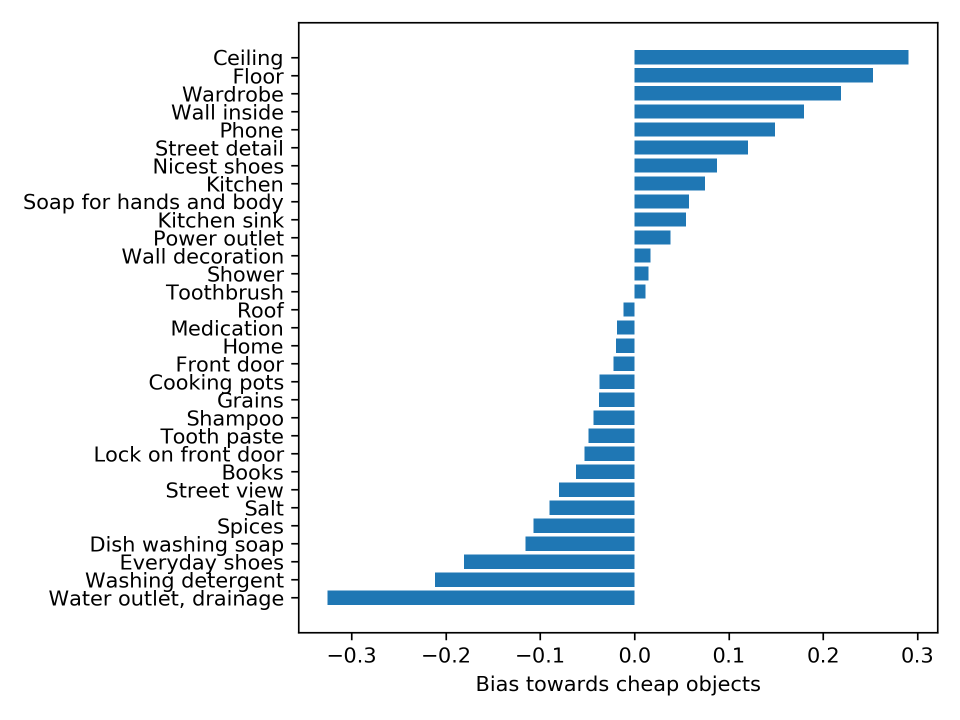
#> input picture data/income_bias.png, 1920 x 1440 px (shown at 1/2 size)
$ python -i 'Income Bias.py'   (imports and definitions only)
#> lines starting #> are read from the running program, lines starting #| are printed output that depends on the picture
### prepare_ds_data.py
import os, sys
from openpyxl import load_workbook
import numpy as np
import argh
import pandas as pd
from collections import Counter
from matplotlib import pyplot as plt


HOME_DIR = os.path.curdir
DATA_DIR = HOME_DIR + '/data'


def load_ds(dir=DATA_DIR):
    wb = load_workbook(filename=os.path.join(dir, 'DS images to Anita without country.xlsx'))
    ds = []
    rows = list(wb['Sheet1'].rows)
    for row in rows[1:]:
        ds.append(tuple(cell.value for cell in row[:-1]) + tuple([float(row[-1].value)]))
    types = [(k.value, 'U500') for k in rows[0][:-1]] + [(rows[0][-1].value, float)]
    dsa = np.array(ds, dtype=types)
    return dsa


# [17 lines left out: function plot_ds_stats, not called in this run]


def most_common_topics(n=16, dir=DATA_DIR):
    dsa = load_ds(dir)
    topics = Counter(dsa['topics']).most_common(n)
    topics = [t.replace('/', '_') for t, _ in topics]
    return topics


# [42 lines left out: functions wget_topic_images, wget_most_common_topic_images, create_income_quantile_images_dict, not called in this run]


# [3 lines that do not run on import are left out]

### Income Bias.py
#!/usr/bin/env python
# coding: utf-8

# ```
# Copyright 2021 Twitter, Inc.
# SPDX-License-Identifier: Apache-2.0
# ```
#
# ## Income Bias Analysis
#
# This notebook is to produce results from image cropping. We conduct the analysis on the Wikipedia data.
#
# Results are recorded in .txt files.

# In[72]:


import math
import os
import random
import shlex
import subprocess
import sys
import time
from pathlib import Path

# print(sys.path)
# !pip install argh
sys.path.append('/home/river/twitter_thumbnail')
import prepare_ds_data as prep_ds


import matplotlib.image as mpimg
import matplotlib.pyplot as plt
import numpy as np
import pandas as pd
from IPython.display import display
from matplotlib.patches import Rectangle
from PIL import Image

## Add seed for reproducibility
# [2 lines not run here, left out]


# In[2]:


# ! rm -rf attached


# In[3]:


import platform

BIN_MAPS = {"Darwin": "mac", "Linux": "linux"}

HOME_DIR = Path("../").expanduser()

# [8 lines of commented-out code are left out]

sys.path.append(str(HOME_DIR / "src"))
bin_dir = HOME_DIR / Path("./bin")
bin_path = bin_dir / BIN_MAPS[platform.system()] / "candidate_crops"
model_path = bin_dir / "fastgaze.vxm"
data_dir = HOME_DIR / Path("./data/")
# [1 line not run here, left out]


# # # Collecting and Cleaning Data
#
# # In[4]:
#
#
def get_filepaths(directory):
    file_paths = []  # List which will store all of the full filepaths.
    file_paths = [str(p) for p in Path(directory).glob("*")]
    return file_paths


# # ## Read and process Wiki image data
#
# # In[5]:
#
#
# [Instruction]: out the folder directory which contains all the images here
IMG_DIR_PATH = data_dir / "./images"
# [1 line not run here, left out]

# get the list of all files path
full_file_paths = get_filepaths(IMG_DIR_PATH)
#
#
# # In[6]:
#

# IMAGE_MAP_PATH = data_dir / "./dataset.tsv"
# print("File exists:", Path(IMAGE_MAP_PATH).exists())
# IMAGE_DATA_PATH = data_dir / "./dataset.json"
# print("File exists:", Path(IMAGE_DATA_PATH).exists())
#
#
# # In[7]:
#
#
# def read_wiki_img_data():
#     df = pd.read_csv(IMAGE_MAP_PATH, sep="\t")
#     df["path"] = df.local_path.apply(lambda x: IMG_DIR_PATH / x)
#
#     print(
#         "Reading finished. Cleaning .pdf mistakes:",
#         sum(df.local_path.apply(lambda x: x[-3:]) == "pdf"),
#         "entities filtered.",
#     )
#     df = df[
#         df.local_path.apply(lambda x: x[-3:]) != "pdf"
#     ]  # clean out one wrong example, if exists
#     return df
#
#
# wiki_pandas = read_wiki_img_data()
# wiki_pandas
#
#
# # In[8]:
#
#
# gender_map_dict = {"Q6581072": "female", "Q6581097": "male"}
# wiki_pandas.loc[:, "gender"] = wiki_pandas.sex_or_gender.map(gender_map_dict)
#
#
# # In[9]:
#
#
# ETHNIC_SIZE_THRESHOLD = 40
# ethnic_size_pandas = wiki_pandas.groupby("ethnic_group").size()
# print(
#     "top ethnic_group by size:\n", ethnic_size_pandas.sort_values(ascending=False)[:20]
# )
# ethnic_big_enough = ethnic_size_pandas[
#     ethnic_size_pandas.values >= ETHNIC_SIZE_THRESHOLD
# ].index.values
#
#
# # In[10]:
#
#
# ethnic_details_map_dict = {
#     "Q127885": "Serbs: nation and South Slavic ethnic group formed in the Balkans",
#     "Q161652": "Japanase",
#     "Q190168": "Yoruba people: ethnic group of West Africa",
#     "Q42406": "English people: nation and ethnic group native to England",
#     "Q44806": "Ukrainians: East Slavic ethnic group native to Ukraine",
#     "Q49085": "African Americans: racial or ethnic group in the United States with African ancestry",
#     "Q539051": "Greeks: people of southeastern Europe",
#     "Q678551": "American Jews",
#     "Q726673": "Swedish-speaking population of Finland",
#     "Q7325": "Jewish",
#     "Q79797": "Armenians: ethnic group native to the Armenian Highland",
#     "Q179248": "Albanians",
#     "Q2325516": "Armenian American",
# }
#
# wiki_pandas["race_details"] = wiki_pandas["ethnic_group"].map(ethnic_details_map_dict)
#
# # mapping by https://www.census.gov/topics/population/race/about.html
# ethnic_race_map_dict = {
#     "Q127885": "white",
#     "Q161652": "asian",
#     "Q190168": "black",
#     "Q42406": "white",
#     "Q44806": "white",
#     "Q49085": "black",
#     "Q539051": "white",
#     "Q678551": "white",
#     "Q726673": "white",
#     "Q7325": "white",
#     "Q79797": "white",
#     "Q179248": "white",
#     "Q2325516": "white",
# }
#
# wiki_pandas["race"] = wiki_pandas["ethnic_group"].map(ethnic_race_map_dict)
#
#
# # In[11]:
#
#
# # cut if the group is too small
# GROUP_THRESHOLD = 0
#
# def get_grouped_images_dict_wiki(
#     wiki_pandas, by_columns=["occupation"], group_threshold=GROUP_THRESHOLD
# ):
#     """
#     race_threshold: if the size of the group is less than the threshold, then ignore the group to be in the dictionary
#     """
#     grouped_images_dict = {}
#     grouped_images_race = wiki_pandas.groupby(by_columns)
#
#     for name, group in grouped_images_race:
#         print(name)
#         print("Size of the group:", len(group))
#         if group_threshold is not None:
#             if len(group) < group_threshold:
#                 print("\tSize is smaller than", group_threshold, ". Skip this group.")
#                 continue
#         grouped_images_dict[name] = group
#
#     return grouped_images_dict
#
#
# # In[12]:
#
#
# # choose your option here
# grouped_images_dict = get_grouped_images_dict_wiki(
#     wiki_pandas, by_columns=["occupation"]
# )
#
#
# # In[13]:
#
#
# vs = [v for k, v in grouped_images_dict.items()]
# type(vs[0])
# vs[0]
# # grouped_images_dict.keys()


# # Setting up Tools to use

# In[14]:


# [6 lines left out: function img_resize_fixed_aspect, not called in this run]


def attach_img(
    images,
    fixed_height=None,
    display_img_full_size=False,
    display_figsize=None,
    pixel_size_upperbound=None,
):
    """
    Given a list of images (of PIL Image class or image paths), attach them horizontally and return a new image.

    images: list of images or a list of paths to images
    fixed_height: all images are resized (while fixing the aspect ratio) to the specified height.
    If you don't want to resize, set this to None
    display_img_full_size: If true, will display the image at full resolution
    display_figsize: if given, as (x,y), will use matplotlib to display images with figsize=(x,y)
    pixel_size_upperbound: if given, images with width or height above this number will be resized down
    while fixing the aspect ratio until both the width and height is at most the number.
    """
    if isinstance(images[0], str) or isinstance(images[0], Path):
        images = [Image.open(str(img_path)) for img_path in images]
    if fixed_height is not None:
        images = [
            img_resize_fixed_aspect(img, fixed_height=fixed_height) for img in images
        ]
    if pixel_size_upperbound is not None:
        for i in range(len(images)):
            w, h = images[i].size
            if w > pixel_size_upperbound:
                images[i] = images[i].resize(
                    (pixel_size_upperbound, int(pixel_size_upperbound / w * h))
                )
            w, h = images[i].size
            if h > pixel_size_upperbound:
                images[i] = images[i].resize(
                    (int(pixel_size_upperbound / h * w), pixel_size_upperbound)
                )
    widths, heights = zip(*(i.size for i in images))
    total_width = sum(widths)
    max_height = max(heights)
    new_im = Image.new("RGB", (total_width, max_height))
    x_offset = 0
    for im in images:
        new_im.paste(im, (x_offset, 0))
        x_offset += im.size[0]
    if display_img_full_size:
        display(new_im)  # This shows image at full resolution
    if display_figsize:
        fig = plt.figure(figsize=display_figsize)
        plt.imshow(
            np.asarray(new_im)
        )  # This shows scaled down version in matplotlib plot using figsize
    return (new_im, widths, heights)


# ### Run below cell if want to explore the images

# In[146]:


# for ethnic in ethnic_big_enough:
#     print(
#         ethnic, ethnic_race_map_dict[ethnic], " size: ", ethnic_size_pandas.loc[ethnic]
#     )
#     display(
#         attach_img(
#             wiki_pandas[wiki_pandas.ethnic_group == ethnic]
#             .sample(n=2, replace=True)
#             .path.values,
#             fixed_height=100,
#         )[0]
#     )
#
# for gender in wiki_pandas.gender.unique():
#     print(gender)
#     display(
#         attach_img(
#             wiki_pandas[wiki_pandas.gender == gender]
#             .sample(n=2, replace=True)
#             .path.values,
#             fixed_height=100,
#         )[0]
#     )


# In[16]:

#
# (new_im, widths, heights) = attach_img(full_file_paths[0:2], fixed_height=None)
# display(new_im)
# print("widths:", widths)
# print("heights:", heights)
#

# In[147]:


# [63 lines left out: functions locate_which_img, parse_output, get_salient_info, not called in this run]


# In[150]:


# print(full_file_paths)
# [3 lines that did not run here, left out]
# [2 lines not run here, left out]


# ## Higher-level Tools

# In[21]:


SAVE_DIR_ATTACHED = data_dir / "./attached"
# [3 lines not run here, left out]


# In[22]:


RESULT_FILE_PATH = data_dir / "./results.txt"
# [5 lines not run here, left out]


# ### Pairwise comparison

# In[23]:


SAVE_DIR_ATTACHED = data_dir / "./attached"
# [2 lines not run here, left out]


# In[151]:


# [177 lines left out: functions compute_group_comparison, compute_comparison_from_group_name, compute_saliency_stats, not called in this run]


# # Analysis
#
# Change the setting and setting name below (for saving purpose), and modify `all_pairs_replicate_ori` as needed.

# In[183]:


# change the setting here
NUM_ITERATION = 5000
FIXED_HEIGHT = (
    256
)  # if we want to scale each image to the same fixed height, put a number such as 256 here
DIM_BOUND = None
# if for large image, we want to scale it down so width and height are no more than a fixed number, e.g. put 1024 here.
# if not, very few large images are rejected from sampling as the size is too large for the model to accept

# [1 line that did not run here, left out]

# [407 lines not run here, left out]


        # [14 lines of commented-out code are left out]

>>> import cv2
>>> picture = cv2.imread('data/income_bias.png', cv2.IMREAD_GRAYSCALE)
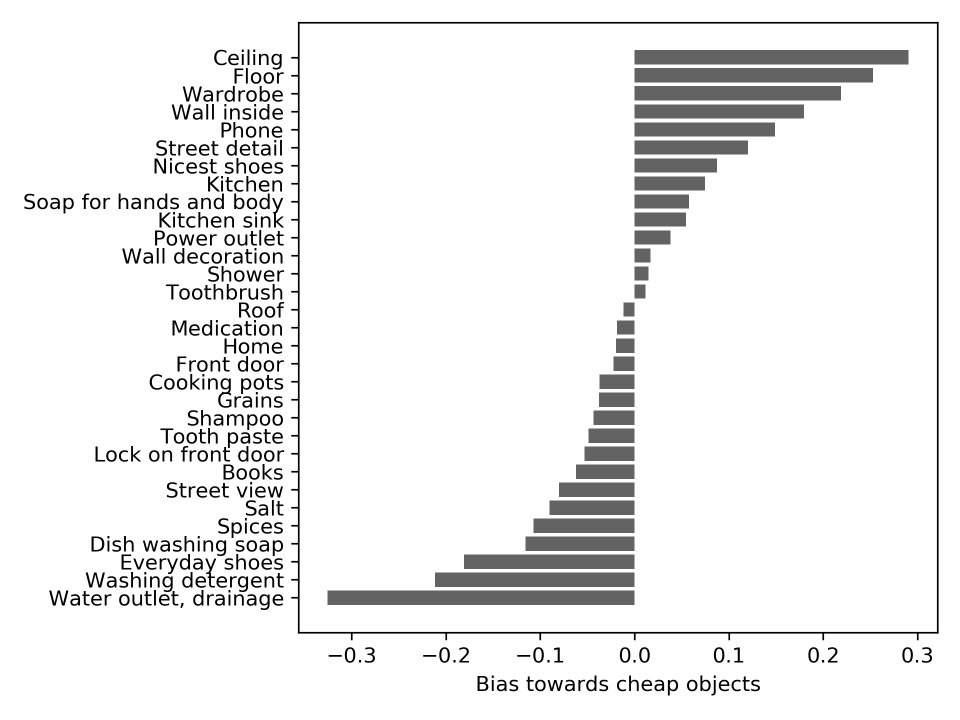
#> picture: shape (1440, 1920) (shown at 1/2 size); min 0, max 255, mean 237.5
>>> result = attach_img(picture)
#> (the run stopped early here; a loop or call above may not have finished)

$ run again, on data/washing detergent.png
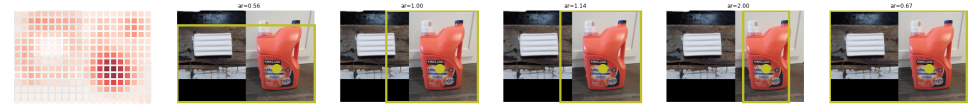
#> input picture data/washing detergent.png, 1951 x 216 px (shown at 1/2 size)
#> `picture = cv2.imread('data/income_bias.png', cv2.IMREAD_GRAYSCALE)`:
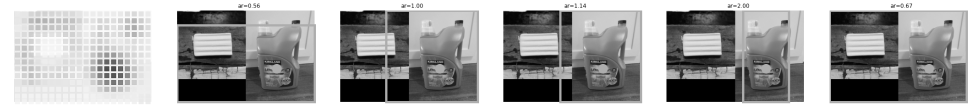
#> picture: shape (216, 1951) (shown at 1/2 size); min 0, max 255, mean 161.9

$ run again, on data/washing detergent1.png
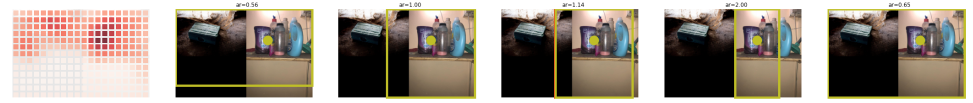
#> input picture data/washing detergent1.png, 1946 x 205 px (shown at 1/2 size)
#> `picture = cv2.imread('data/income_bias.png', cv2.IMREAD_GRAYSCALE)`:
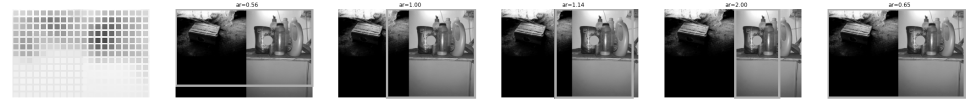
#> picture: shape (205, 1946) (shown at 1/2 size); min 0, max 255, mean 147.2
